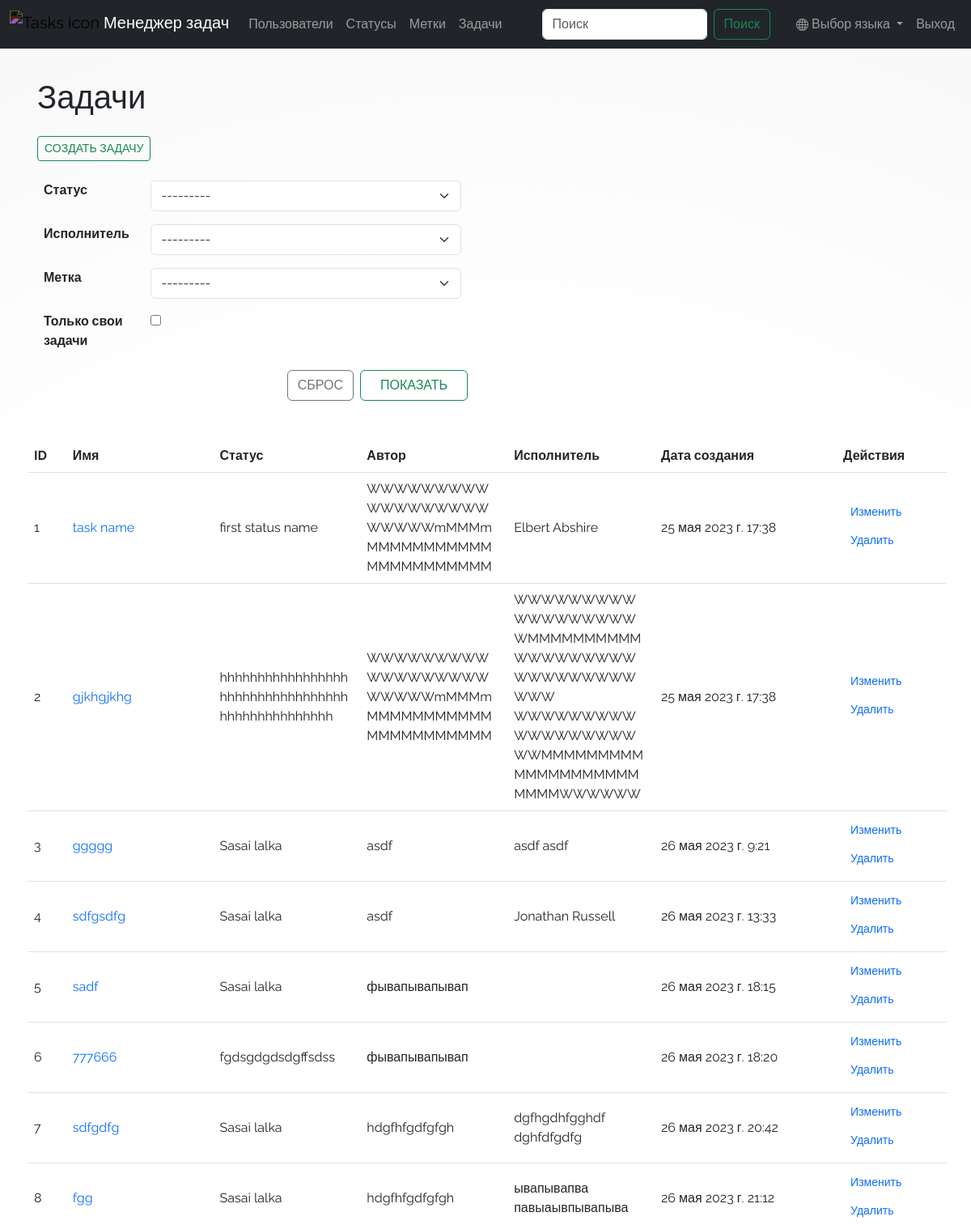
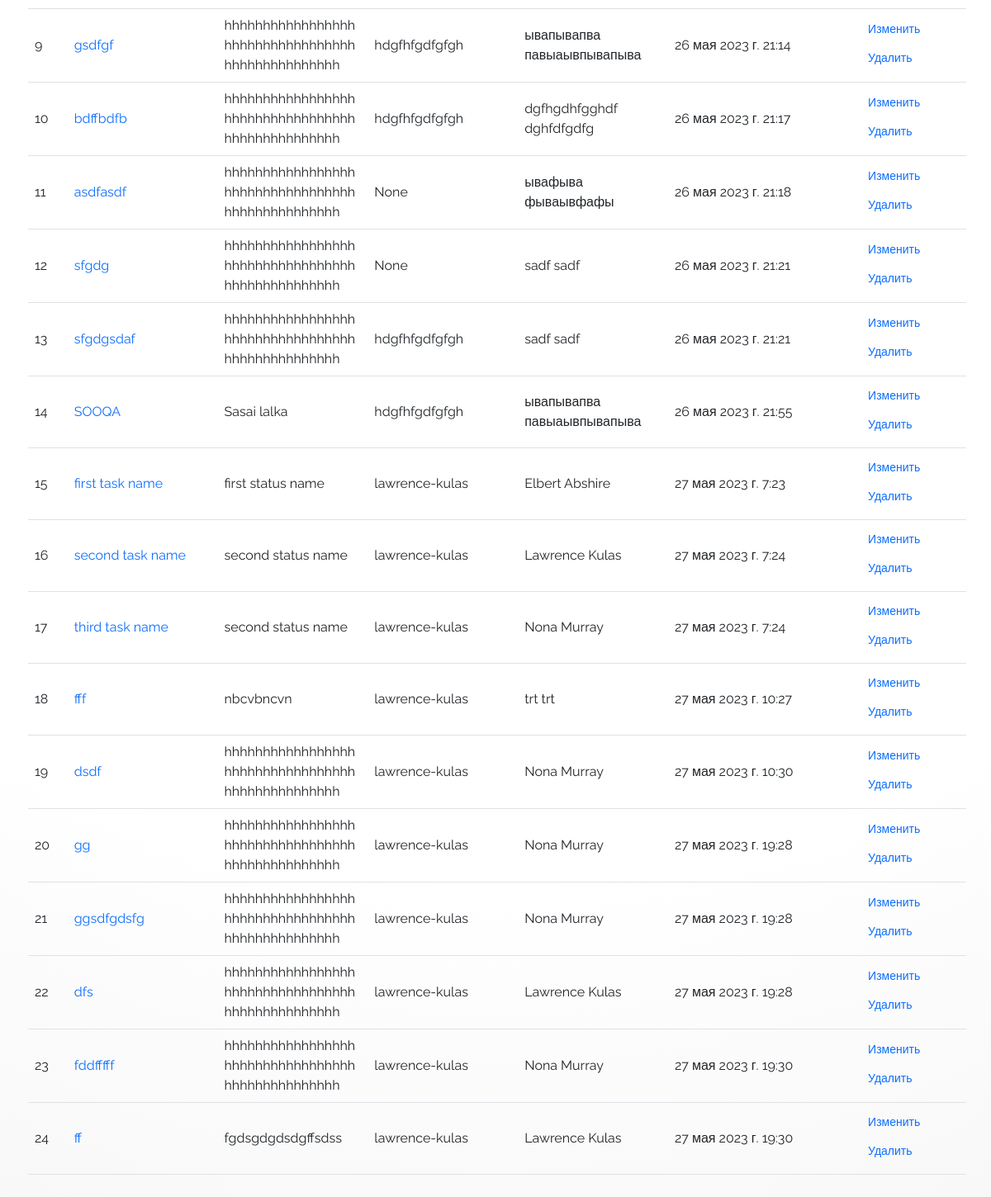
The app's page /tasks/ (signed in) with its own data (2 pictures, top to bottom).
### task_manager/tasks/models.py (models this page shows, shortened)
class Task(models.Model):
    name = models.CharField(
        max_length=50,
        unique=True,
        verbose_name=_("Task name"),
    )
    description = models.TextField(
        max_length=1000, verbose_name=_("Description"), default=""
    )
    status = models.ForeignKey(
        Status, on_delete=models.PROTECT, null=True, verbose_name=_("Status")
    )
    assigned_by = models.ForeignKey(
        User,
        null=True,
        on_delete=models.PROTECT,
        related_name="creator",
        verbose_name=_("Creator"),
    )
    executor = models.ForeignKey(
        User,
        on_delete=models.PROTECT,
        related_name="assignee",
        verbose_name=_("Assignee"),
        blank=True,
        default="",
        null=True,
    )
    labels = models.ManyToManyField(
        Label,
        through="LabelM2m",
        related_name="labels",
        blank=True,
        verbose_name=_("Label"),
    )
    created_at = models.DateTimeField(
        auto_now_add=True,
        verbose_name=_("Created at "),
    )
    class Meta:
        verbose_name = _("Task")
        verbose_name_plural = _("Tasks")

### task_manager/statuses/models.py (models this page shows)
class Status(models.Model):
    name = models.CharField(
        max_length=50,
        unique=True,
        verbose_name=_("Status name "),
    )
    created_at = models.DateTimeField(
        auto_now_add=True,
        verbose_name=_("Created at "),
    )
    class Meta:
        verbose_name = _("Status")
        verbose_name_plural = _("Statuses")
    def __str__(self):
        return self.name

### task_manager/tasks/views.py (the view)
# urls.py: path('', views.IndexView.as_view(), name='labels'),
class IndexView(LoginRequiredMixin, ListView):
    model = Task
    template_name = "tasks/index.html"
    login_url = reverse_lazy("user_login")
    paginate_by = 50
    def get_queryset(self):
        tasks = Task.objects.all().order_by("id")
        if 'Reset' in self.request.GET:
            return tasks
        self.filters = {
            "status": self.request.GET.get("status"),
            "executor": self.request.GET.get("executor"),
            "labels": self.request.GET.get("labels"),
            "mine": self.request.GET.get("mine"),
        }
        for var_name, filter in self.filters.items():
            if var_name == "mine" and filter:
                tasks = tasks.filter(assigned_by=self.request.user.id)
            elif filter:
                kwargs = {var_name: filter}
                tasks = tasks.filter(**kwargs)
        return tasks
    def get_context_data(self, **kwargs):
        context = super().get_context_data(**kwargs)
        context["form"] = FilterForm()
        for form_field, value in self.filters.items():
            context["form"].fields[form_field].initial = value
        return context

### task_manager/tasks/forms.py
class FilterForm(TaskForm):
    mine = forms.BooleanField(label=_("Is mine"))
    labels = forms.ModelChoiceField(
        queryset=Label.objects.all(),
        label=_("Label"),
        required=False,
        widget=Select(
            attrs={
                "class": "form-control form-select",
            }
        ),
    )
    class Meta:
        model = Task
        fields = ["status", "executor", "labels", "mine"]
        widgets = {
            "status": Select(
                attrs={
                    "class": "form-control form-select",
                }
            ),
            "mine": CheckboxInput(
                attrs={
                    "class": "form-check-input",
                }
            ),
        }

### task_manager/labels/models.py (called while the page is built)
    def __str__(self):
        return self.name

### task_manager/tasks/forms.py (called while the page is built)
    def label_from_instance(self, obj):
        return obj.get_full_name()

### task_manager/templates/tasks/index.html (shortened to what this page needs)
{% extends "base.html" %}
{% load i18n %}
{% block main %}
  <div class="ms-1">
    <h1 class="text-left mb-4">{% translate 'Tasks' %}</h1>
    <div class="row justify-content-center">
      <div class="col-12 text-left mb-3">
        <a class="btn btn-outline-success btn-sm col-auto text-uppercase" href="{% url 'task_create' %}">{% translate 'Create task' %}</a>
      </div>
    </div>
    <div class="row justify-content-left col-auto col-lg-6">
      <form action="{% url 'tasks' %}" method="get" class="needs-validation" novalidate>
        <div class="form-group">
          <table class="table table-hover table-borderless" required>
              {% for field in form %}
                <tr>
                  <th>{{ field.label_tag|slice:":-9" }}</th>
                  <td>{{ field }}</td>
                </tr>
              {% endfor %}
          </table>
          <div class="col-12 d-flex flex-row-reverse">
            <input class="btn btn-outline-success btn-md col-lg-3 col-md-3 col-sm-4 text-uppercase" type="submit" value="{% translate 'Filter' %}">
            <a href="{% url "tasks" %}" class="btn btn-outline-secondary btn-md col-auto me-2 text-uppercase">{% translate 'Reset' %}</a>
          </div>
        </div>
      </form>
    </div>
    <div class="row justify-content-center mt-5">
      <table class="table table-hover mx-1 table-responsive-md">
        <thead>
          <tr>
            <th>{% translate 'ID' %}</th>
            <th>{% translate 'Task name' %}</th>
            <th>{% translate 'Status' %}</th>
            <th>{% translate 'Creator' %}</th>
            <th>{% translate 'Assignee' %}</th>
            <th>{% translate 'Creation date' %}</th>
            <th>{% translate 'Actions' %}</th>
          </tr>
        </thead>
        {% for task in object_list %}
          <tr>
            <td class="align-middle">{{ task.id }}</td>
        <td class="align-middle wrapped-word"> <a href={% url "task_show" task.id %}>{{ task.name }}</a></td>
            <td class="align-middle wrapped-word">{{ task.status }}</td>
            <td class="align-middle wrapped-word">{{ task.assigned_by }}</td>
            <td class="align-middle wrapped-word">{{ task.executor.first_name }} {{ task.executor.last_name }}</td>
            <td class="align-middle">{{ task.created_at }}</td>
            <td class="align-middle">
              <a href="{% url 'task_update' id=task.id %}" class="btn btn-link d-flex btn-sm mb-1" rel="nofollow">{% translate 'Update' %}</a>
              <a href="{% url 'task_delete' id=task.id %}" class="btn btn-link d-flex btn-sm mb-1" rel="nofollow">{% translate 'Delete' %}</a>
            </td>
          </tr>
        {% endfor %}
      </table>
    </div>
  </div>
{% endblock %}

### task_manager/templates/base.html (style rules this page uses)
body { padding-top: 5rem; background: radial-gradient(circle, hsla(0, 0%, 100%, 1) 67%, hsla(0, 0%, 97%, 1) 100%); font-family: 'Raleway', sans-serif; }
.btn-link { text-decoration: none !important }

### task_manager/templates/tasks/index.html (style rules this page uses)
.wrapped-word { word-wrap: break-word; min-width: 100px; max-width: 130px; }

### records on screen
Task: id "1", name "task name", status "first status name", assigned_by "WWWWWWWWWWWWWWWWWWWWWWWmMMMmMMMMMMMMMMMMMMMMMMMMMM", executor.first_name "Elbert", executor.last_name "Abshire", created_at "25 мая 2023 г. 17:38"
Task: id "2", name "gjkhgjkhg", status "hhhhhhhhhhhhhhhhhhhhhhhhhhhhhhhhhhhhhhhhhhhhhhhhh", assigned_by "WWWWWWWWWWWWWWWWWWWWWWWmMMMmMMMMMMMMMMMMMMMMMMMMMM", executor.first_name "WWWWWWWWWWWWWWWWWWWMMMMMMMMMMWWWWWWWWWWWWWWWWWWWWW", executor.last_name "WWWWWWWWWWWWWWWWWWWWMMMMMMMMMMMMMMMMMMMMMMMMWWWWWW", created_at "25 мая 2023 г. 17:38"
Task: id "3", name "ggggg", status "Sasai lalka", assigned_by "asdf", executor.first_name "asdf", executor.last_name "asdf", created_at "26 мая 2023 г. 9:21"
Task: id "4", name "sdfgsdfg", status "Sasai lalka", assigned_by "asdf", executor.first_name "Jonathan", executor.last_name "Russell", created_at "26 мая 2023 г. 13:33"
Task: id "5", name "sadf", status "Sasai lalka", assigned_by "фывапывапывап", created_at "26 мая 2023 г. 18:15"
Task: id "6", name "777666", status "fgdsgdgdsdgffsdss", assigned_by "фывапывапывап", created_at "26 мая 2023 г. 18:20"
Task: id "7", name "sdfgdfg", status "Sasai lalka", assigned_by "hdgfhfgdfgfgh", executor.first_name "dgfhgdhfgghdf", executor.last_name "dghfdfgdfg", created_at "26 мая 2023 г. 20:42"
Task: id "8", name "fgg", status "Sasai lalka", assigned_by "hdgfhfgdfgfgh", executor.first_name "ывапывапва", executor.last_name "павыаывпывапыва", created_at "26 мая 2023 г. 21:12"
Task: id "9", name "gsdfgf", status "hhhhhhhhhhhhhhhhhhhhhhhhhhhhhhhhhhhhhhhhhhhhhhhhh", assigned_by "hdgfhfgdfgfgh", executor.first_name "ывапывапва", executor.last_name "павыаывпывапыва", created_at "26 мая 2023 г. 21:14"
Task: id "10", name "bdffbdfb", status "hhhhhhhhhhhhhhhhhhhhhhhhhhhhhhhhhhhhhhhhhhhhhhhhh", assigned_by "hdgfhfgdfgfgh", executor.first_name "dgfhgdhfgghdf", executor.last_name "dghfdfgdfg", created_at "26 мая 2023 г. 21:17"
Task: id "11", name "asdfasdf", status "hhhhhhhhhhhhhhhhhhhhhhhhhhhhhhhhhhhhhhhhhhhhhhhhh", assigned_by "None", executor.first_name "ывафыва", executor.last_name "фываывфафы", created_at "26 мая 2023 г. 21:18"
Task: id "12", name "sfgdg", status "hhhhhhhhhhhhhhhhhhhhhhhhhhhhhhhhhhhhhhhhhhhhhhhhh", assigned_by "None", executor.first_name "sadf", executor.last_name "sadf", created_at "26 мая 2023 г. 21:21"
Task: id "13", name "sfgdgsdaf", status "hhhhhhhhhhhhhhhhhhhhhhhhhhhhhhhhhhhhhhhhhhhhhhhhh", assigned_by "hdgfhfgdfgfgh", executor.first_name "sadf", executor.last_name "sadf", created_at "26 мая 2023 г. 21:21"
Task: id "14", name "SOOQA", status "Sasai lalka", assigned_by "hdgfhfgdfgfgh", executor.first_name "ывапывапва", executor.last_name "павыаывпывапыва", created_at "26 мая 2023 г. 21:55"
Task: id "15", name "first task name", status "first status name", assigned_by "lawrence-kulas", executor.first_name "Elbert", executor.last_name "Abshire", created_at "27 мая 2023 г. 7:23"
Task: id "16", name "second task name", status "second status name", assigned_by "lawrence-kulas", executor.first_name "Lawrence", executor.last_name "Kulas", created_at "27 мая 2023 г. 7:24"
Task: id "17", name "third task name", status "second status name", assigned_by "lawrence-kulas", executor.first_name "Nona", executor.last_name "Murray", created_at "27 мая 2023 г. 7:24"
Task: id "18", name "fff", status "nbcvbncvn", assigned_by "lawrence-kulas", executor.first_name "trt", executor.last_name "trt", created_at "27 мая 2023 г. 10:27"
Task: id "19", name "dsdf", status "hhhhhhhhhhhhhhhhhhhhhhhhhhhhhhhhhhhhhhhhhhhhhhhhh", assigned_by "lawrence-kulas", executor.first_name "Nona", executor.last_name "Murray", created_at "27 мая 2023 г. 10:30"
Task: id "20", name "gg", status "hhhhhhhhhhhhhhhhhhhhhhhhhhhhhhhhhhhhhhhhhhhhhhhhh", assigned_by "lawrence-kulas", executor.first_name "Nona", executor.last_name "Murray", created_at "27 мая 2023 г. 19:28"
Task: id "21", name "ggsdfgdsfg", status "hhhhhhhhhhhhhhhhhhhhhhhhhhhhhhhhhhhhhhhhhhhhhhhhh", assigned_by "lawrence-kulas", executor.first_name "Nona", executor.last_name "Murray", created_at "27 мая 2023 г. 19:28"
Task: id "22", name "dfs", status "hhhhhhhhhhhhhhhhhhhhhhhhhhhhhhhhhhhhhhhhhhhhhhhhh", assigned_by "lawrence-kulas", executor.first_name "Lawrence", executor.last_name "Kulas", created_at "27 мая 2023 г. 19:28"
Task: id "23", name "fddfffff", status "hhhhhhhhhhhhhhhhhhhhhhhhhhhhhhhhhhhhhhhhhhhhhhhhh", assigned_by "lawrence-kulas", executor.first_name "Nona", executor.last_name "Murray", created_at "27 мая 2023 г. 19:30"
Task: id "24", name "ff", status "fgdsgdgdsdgffsdss", assigned_by "lawrence-kulas", executor.first_name "Lawrence", executor.last_name "Kulas", created_at "27 мая 2023 г. 19:30"

### other values on screen
{{ field.label_tag|slice:":-9" }} "Статус" "Исполнитель" "Метка" "Только свои задачи"
